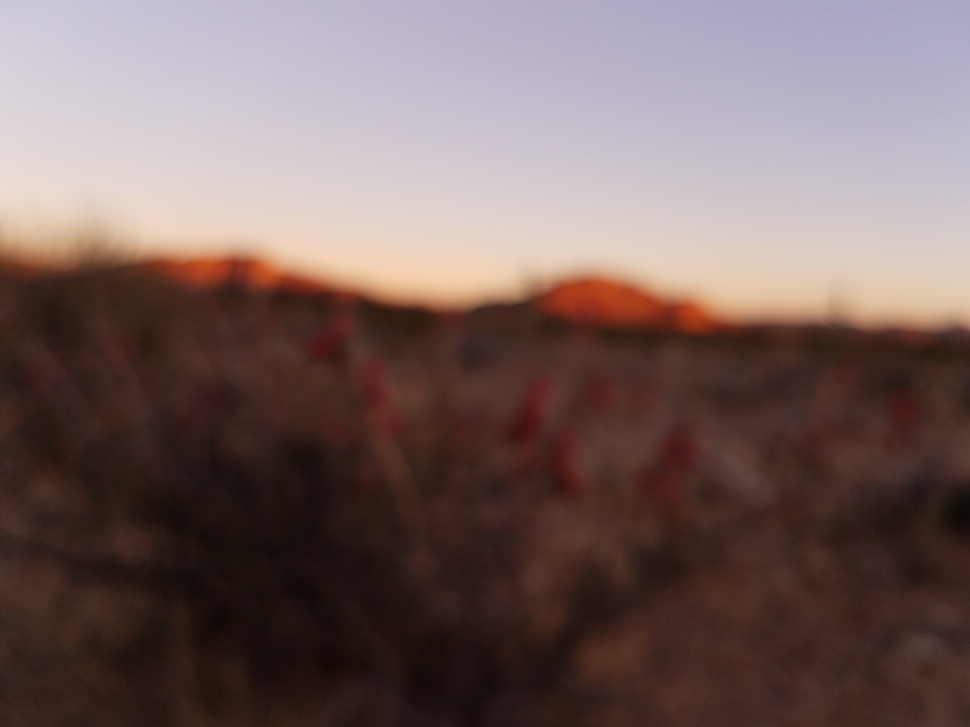
#> input picture input/0.jpg, 970 x 727 px, shrunk from 4032 x 3024 before the run
$ python -i functions.py   (imports and definitions only)   (older library calls are emulated)
#> lines starting #> are read from the running program, lines starting #| are printed output that depends on the picture
#> further down, picture is the input picture: shape (727, 970, 3); mean B, G, R 96.1, 98.2, 118.2
import cv2
import numpy as np
import os


# [169 lines left out: functions findHomography, drawMatches, findMatchesBetweenImages, weightAndSharpen, not called in this run]


def average(*images):
    # Need to prevent int overflow
    return reduce(lambda x, y: (x / 1.) + (y / 1.), images) / len(images)


# [6 lines left out: function align, not called in this run]


def alignImages(images, num_matches=30):
    image2 = images[1]
    return map(lambda image: align(image, image2, num_matches), images)


def gBlur(mag, ksize=51, sigma=9):
    return cv2.GaussianBlur(mag, ksize=(ksize, ksize), sigmaY=sigma, sigmaX=sigma, borderType=cv2.BORDER_REPLICATE)


def boxBlur(mag, k_size=51):
    smoother = np.ones((k_size, k_size)) / (k_size ** 2)
    return cv2.filter2D(mag, cv2.CV_64F, smoother)


# [23 lines left out: functions allInFocus, writeWithIndex, not called in this run]

def magnitudes(images):
    return map(magnitude, images)


def magnitude(image):
    if len(image.shape) == 3:
        imagez = cv2.cvtColor(image, cv2.COLOR_BGR2GRAY)
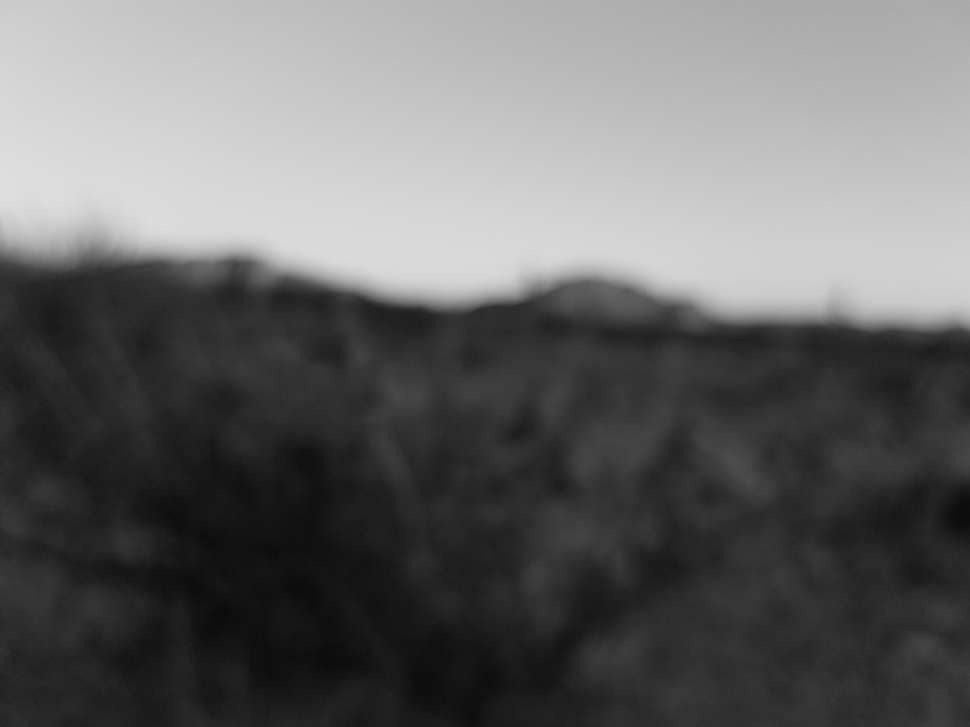
#> imagez: shape (727, 970); min 10, max 224, mean 104
    else:
        imagez = image
    sobelx = cv2.Sobel(imagez, cv2.CV_64F, 1, 0)
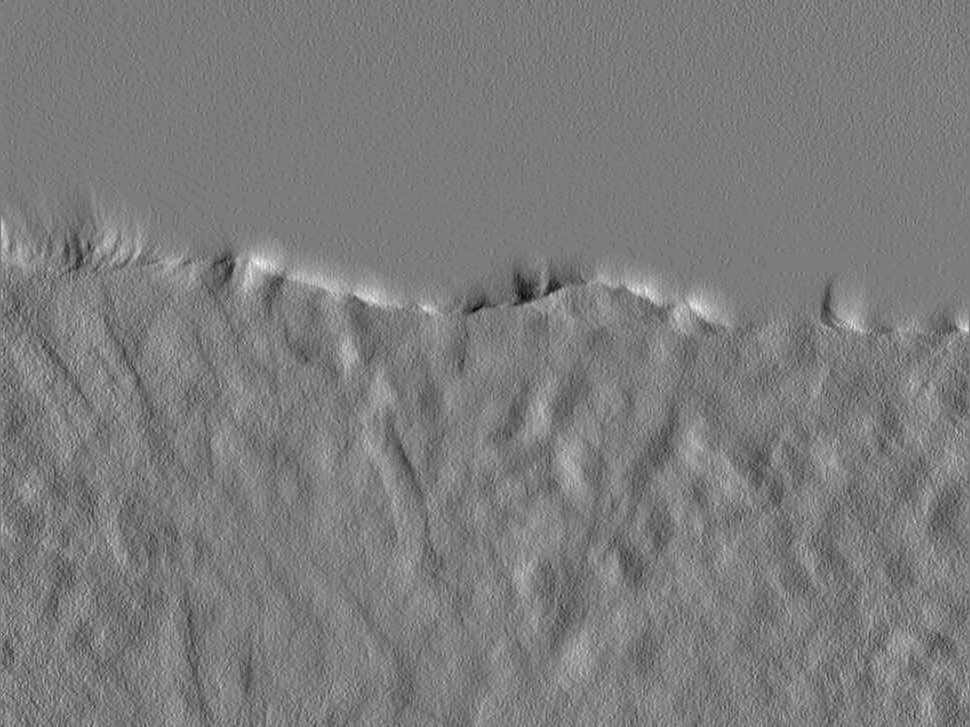
#> sobelx: shape (727, 970) float64; min -37, max 39, mean 0.1; drawn with min black and max white
    sobely = cv2.Sobel(imagez, cv2.CV_64F, 0, 1)
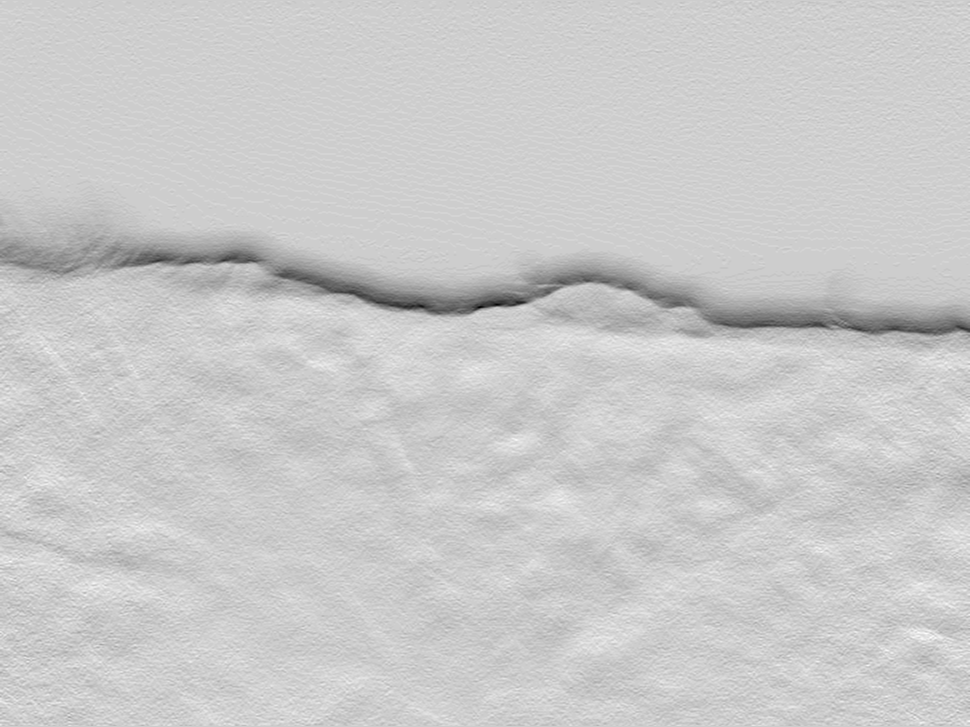
#> sobely: shape (727, 970) float64; min -115, max 28, mean -1.6; drawn with min black and max white
    return cv2.magnitude(sobelx, sobely)
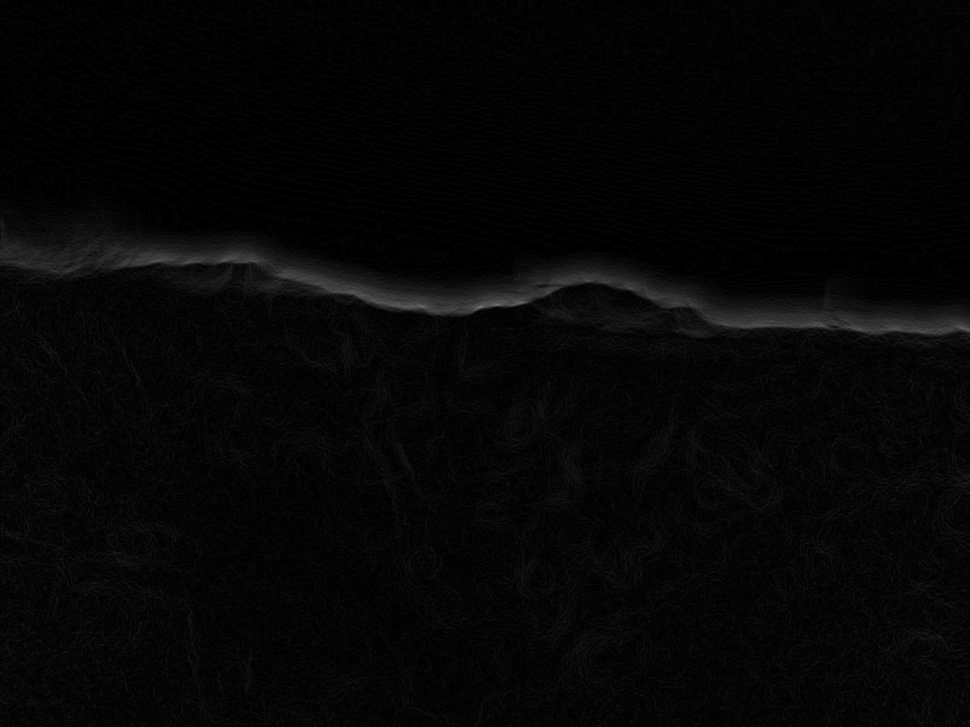
#> returned value: shape (727, 970) float64; min 0, max 119.1, mean 6

>>> import cv2
>>> picture = cv2.imread('input/0.jpg')
>>> result = magnitude(picture)
